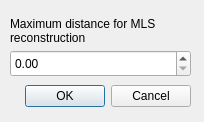
<?xml version="1.0" encoding="UTF-8"?>
<ui version="4.0">
 <class>MLSProjectionDialog</class>
 <widget class="QDialog" name="MLSProjectionDialog">
  <property name="enabled">
   <bool>true</bool>
  </property>
  <property name="geometry">
   <rect>
    <x>0</x>
    <y>0</y>
    <width>204</width>
    <height>122</height>
   </rect>
  </property>
  <property name="windowTitle">
   <string>MLS-Projection</string>
  </property>
  <widget class="QDialogButtonBox" name="buttonBox">
   <property name="geometry">
    <rect>
     <x>-150</x>
     <y>80</y>
     <width>341</width>
     <height>32</height>
    </rect>
   </property>
   <property name="orientation">
    <enum>Qt::Horizontal</enum>
   </property>
   <property name="standardButtons">
    <set>QDialogButtonBox::Cancel|QDialogButtonBox::Ok</set>
   </property>
  </widget>
  <widget class="QLabel" name="label_md">
   <property name="geometry">
    <rect>
     <x>10</x>
     <y>10</y>
     <width>181</width>
     <height>41</height>
    </rect>
   </property>
   <property name="text">
    <string>Maximum distance for MLS reconstruction</string>
   </property>
   <property name="wordWrap">
    <bool>true</bool>
   </property>
  </widget>
  <widget class="QDoubleSpinBox" name="doubleSpinBox_md">
   <property name="geometry">
    <rect>
     <x>10</x>
     <y>50</y>
     <width>181</width>
     <height>27</height>
    </rect>
   </property>
  </widget>
 </widget>
 <resources/>
 <connections>
  <connection>
   <sender>buttonBox</sender>
   <signal>accepted()</signal>
   <receiver>MLSProjectionDialog</receiver>
   <slot>accept()</slot>
   <hints>
    <hint type="sourcelabel">
     <x>248</x>
     <y>254</y>
    </hint>
    <hint type="destinationlabel">
     <x>157</x>
     <y>274</y>
    </hint>
   </hints>
  </connection>
  <connection>
   <sender>buttonBox</sender>
   <signal>rejected()</signal>
   <receiver>MLSProjectionDialog</receiver>
   <slot>reject()</slot>
   <hints>
    <hint type="sourcelabel">
     <x>316</x>
     <y>260</y>
    </hint>
    <hint type="destinationlabel">
     <x>286</x>
     <y>274</y>
    </hint>
   </hints>
  </connection>
 </connections>
</ui>
